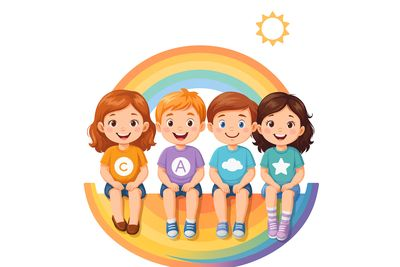
#> input picture backend/media/header/header/ChatGPT_Image_28_нояб._2025_г._18_24_38.jpg, 400 x 267 px
$ python -i image_processing.py   (imports and definitions only)
#> lines starting #> are read from the running program, lines starting #| are printed output that depends on the picture
"""
Утилиты для обработки и оптимизации изображений
"""
import os
from io import BytesIO
from PIL import Image
from django.core.files.base import ContentFile
from django.core.files.storage import default_storage


def optimize_image(image_field, max_width=1920, max_height=1920, quality=85, format='JPEG'):
    """
    Оптимизирует изображение для веб:
    - Изменяет размер если нужно
    - Сжимает с заданным качеством
    - Конвертирует в нужный формат

    Args:
        image_field: Django ImageField
        max_width: максимальная ширина (по умолчанию 1920px)
        max_height: максимальная высота (по умолчанию 1920px)
        quality: качество JPEG (1-100, по умолчанию 85)
        format: формат выходного файла ('JPEG', 'PNG', 'WEBP')

    Returns:
        True если обработка прошла успешно, False в противном случае
    """
    if not image_field or not hasattr(image_field, 'file') or not image_field.file:
        return False

    try:
        # Сохраняем текущую позицию файла
        image_field.file.seek(0)

        # Открываем изображение
        img = Image.open(image_field.file)

        # Конвертируем RGBA в RGB для JPEG
        if format == 'JPEG' and img.mode in ('RGBA', 'LA', 'P'):
            # Создаем белый фон для прозрачных изображений
            background = Image.new('RGB', img.size, (255, 255, 255))
            if img.mode == 'P':
                img = img.convert('RGBA')
            if img.mode == 'RGBA':
                background.paste(img, mask=img.split()[-1])
            else:
                background.paste(img)
            img = background
        elif img.mode != 'RGB' and format == 'JPEG':
            img = img.convert('RGB')

        # Получаем текущие размеры
        width, height = img.size

        # Изменяем размер если изображение слишком большое
        if width > max_width or height > max_height:
            img.thumbnail((max_width, max_height), Image.Resampling.LANCZOS)

        # Сохраняем в буфер
        output = BytesIO()

        # Выбираем формат сохранения
        if format == 'JPEG':
            img.save(output, format='JPEG', quality=quality, optimize=True, progressive=True)
            ext = 'jpg'
        elif format == 'WEBP':
            img.save(output, format='WEBP', quality=quality, method=6)
            ext = 'webp'
        elif format == 'PNG':
            # Для PNG используем оптимизацию
            img.save(output, format='PNG', optimize=True)
            ext = 'png'
        else:
            img.save(output, format=format, quality=quality)
            ext = format.lower()

        # Получаем только имя файла без пути (чтобы избежать дублирования путей)
        # image_field.name может содержать полный путь типа "logo/logo/logo/file.jpg"
        # Нужно взять только имя файла, чтобы Django правильно применил upload_to
        original_name = os.path.basename(image_field.name)  # Получаем только имя файла
        file_name_without_ext = os.path.splitext(original_name)[0]  # Убираем расширение
        new_file_name = f"{file_name_without_ext}.{ext}"  # Новое имя с правильным расширением

        # Сохраняем оптимизированное изображение
        # Django автоматически добавит upload_to путь из модели
        image_field.save(
            new_file_name,
            ContentFile(output.getvalue()),
            save=False
        )

        return True

    except Exception as e:
        # В случае ошибки логируем и возвращаем False
        import traceback
        print(f"Ошибка при обработке изображения: {e}")
        print(traceback.format_exc())
        return False


def process_uploaded_image(image_field, image_type='general'):
    """
    Обрабатывает загруженное изображение в зависимости от типа

    Args:
        image_field: Django ImageField
        image_type: тип изображения ('general', 'thumbnail', 'hero', 'avatar')

    Returns:
        Обработанное изображение
    """
    # Настройки для разных типов изображений
    settings = {
        'general': {
            'max_width': 1920,
            'max_height': 1920,
            'quality': 85,
            'format': 'JPEG'
        },
        'thumbnail': {
            'max_width': 400,
            'max_height': 400,
            'quality': 80,
            'format': 'JPEG'
        },
        'hero': {
            'max_width': 2560,
            'max_height': 1440,
            'quality': 90,
            'format': 'JPEG'
        },
        'avatar': {
            'max_width': 400,
            'max_height': 400,
            'quality': 85,
            'format': 'JPEG'
        }
    }

    config = settings.get(image_type, settings['general'])
    return optimize_image(
        image_field,
        max_width=config['max_width'],
        max_height=config['max_height'],
        quality=config['quality'],
        format=config['format']
    )

>>> import cv2
>>> picture = cv2.imread('../../media/header/header/ChatGPT_Image_28_нояб._2025_г._18_24_38.jpg', cv2.IMREAD_GRAYSCALE)
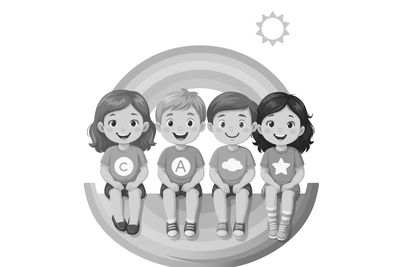
#> picture: shape (267, 400); min 0, max 255, mean 224.8
>>> result = process_uploaded_image(picture)
#> (the run stopped early here; a loop or call above may not have finished)
